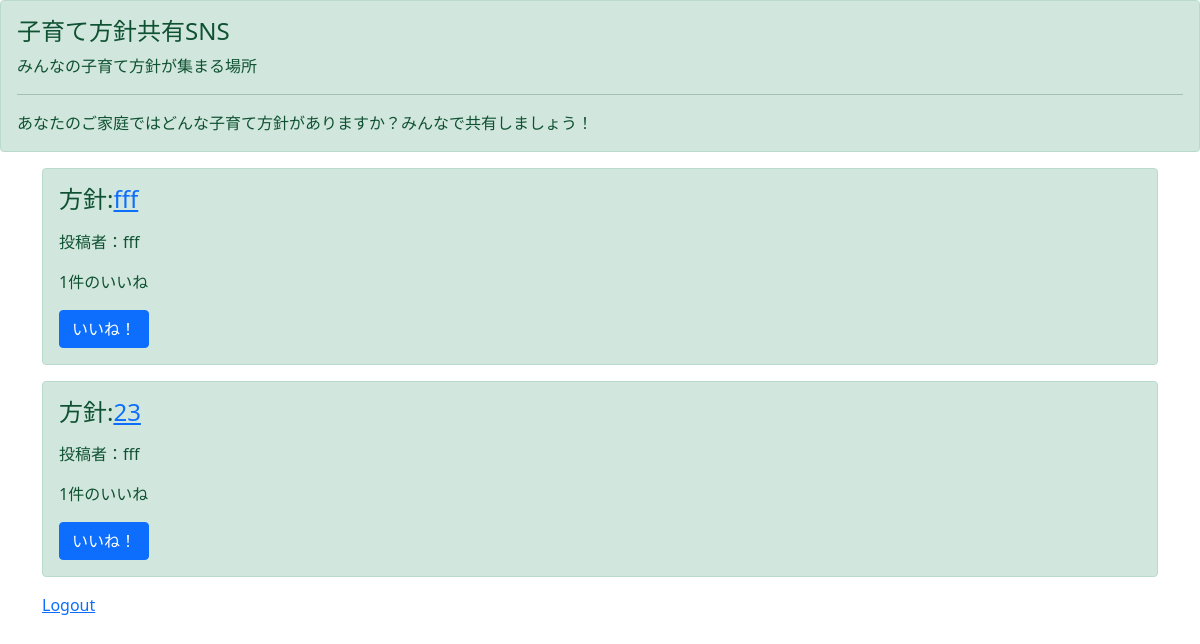
Page /list/ (signed in) on the earlier database version.
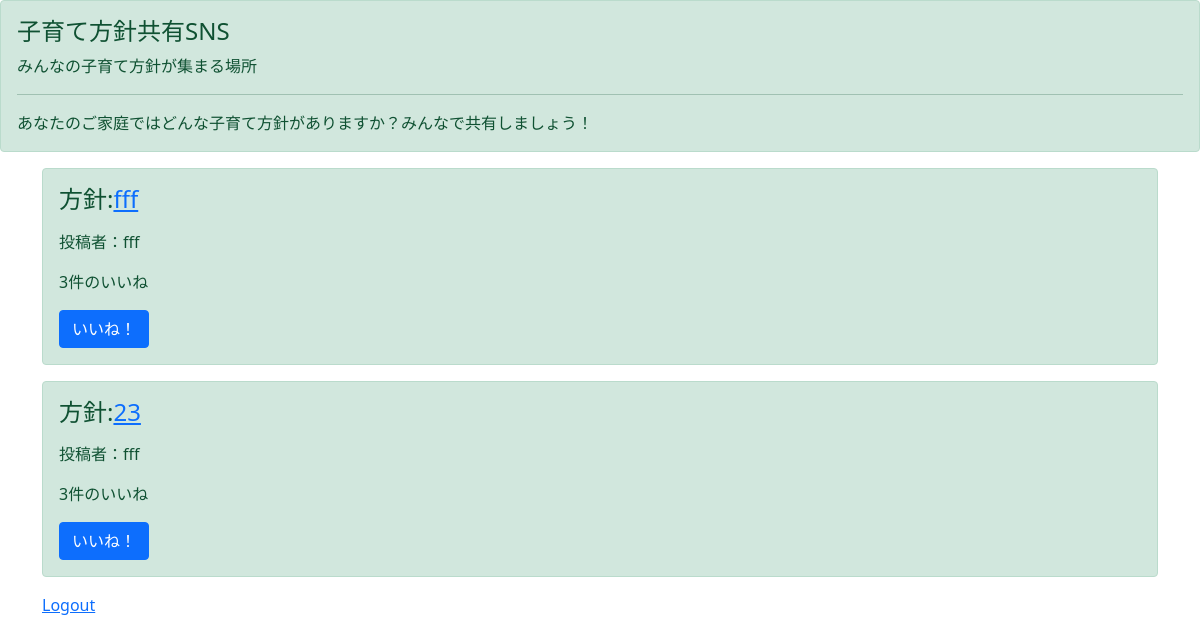
Same page on the later database version.
### boardapp/models.py (models this page shows, shortened)
class BoadModel(models.Model):
    title = models.CharField(max_length=100)
    content = models.TextField()
    contributor = models.CharField(max_length=20)
    good = models.IntegerField()
    priority = models.CharField(max_length=10,choices=CHOICE)

### boardapp/views.py (the view)
# urls.py: path('list/', listfunc, name='list'),
@login_required
def listfunc(request):
    object_list = BoadModel.objects.all()
    return render(request, 'list.html', {'object_list':object_list})

### templates/list.html
{% extends 'base.html' %}
{% block header %}
<div class="alert alert-success" role="alert">
    <h4 class="alert-heading">子育て方針共有SNS</h4>
    <p> みんなの子育て方針が集まる場所</p>
    <hr>
    <p class="mb-0">あなたのご家庭ではどんな子育て方針がありますか？みんなで共有しましょう！</p>
</div>
{% endblock header %}
{% block content %}
<div class='container'>
    {% for item in object_list %}
        <div class="alert alert-success" role="alert">
            <h4>方針:<a href="{% url 'detail' item.pk %}">{{ item.title }}</a></h4></p>
            <p>投稿者：{{ item.contributor }}</p>
            <p>{{ item.good }}件のいいね</p>
            <a class="btn btn-primary" role="button" href="{% url 'good' item.pk %}" >いいね！</a>
        </div>
    {% endfor %}
    <a href="{% url 'logout' %}" role="button">Logout</a>
</div>
{% endblock content %}

Differences in the rows shown:
changed BoadModel (number 1 of 2 on the later page): good "1" → "3"
changed BoadModel (number 2 of 2 on the later page): good "1" → "3"
